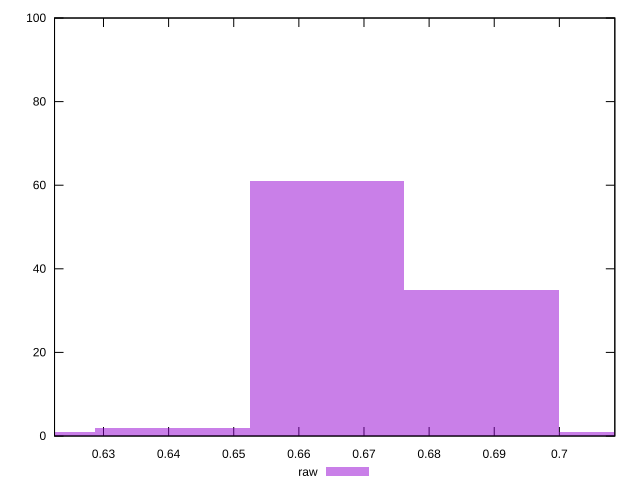

This chart was generated by the following gnuplot code:
reset

$raw <<EOF
0.6880298121491706 35
0.6643046462129922 61
0.6168543143406356 1
0.7117549780853488 1
0.6405794802768139 2
EOF

set key outside below
set boxwidth 0.023725165936178294
set xrange [0.6224828336711038:0.7085163227703013]
set yrange [0:100]
set trange [0:100]
set style fill transparent solid 0.5 noborder
set terminal svg size 640, 490 enhanced background rgb 'white'
set output "report_00009_2021-02-08T22-37-41.559Z/meta/pScore/samples/pages+cached+noadtech/raw/histogram.svg"

plot $raw title "raw" with boxes

reset
